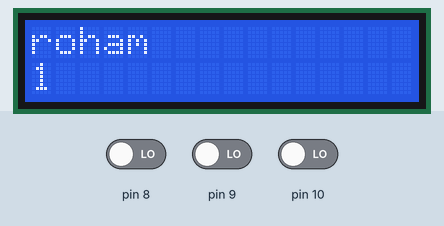
Recording of a sketch running on a simulated Arduino Uno, built with avr-gcc and run on an emulated ATmega328P. On the bench: 16×2 character LCD. Inputs (shaded band) come from the test bench; at power-on: pin 10 LOW, pin 9 LOW, pin 8 LOW.

Above: at 1.6 s.
1.7 s: pin 10 driven HIGH
At 2.8 s:
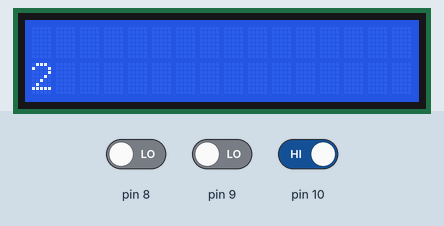
4.7 s: pin 9 driven HIGH
At 4.9 s:
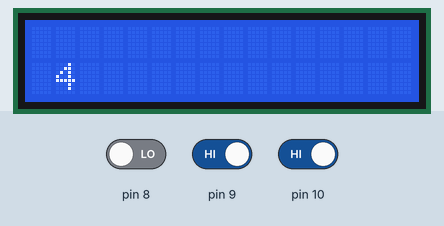
6.2 s: pin 8 driven HIGH
7.8 s: pin 8 driven LOW
At 8.33 s:
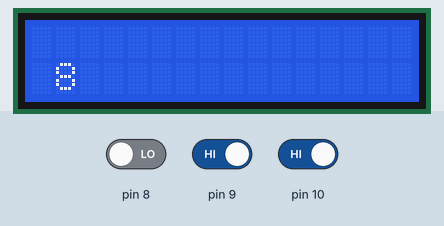
9.4 s: pin 9 driven LOW
At 12.2 s:
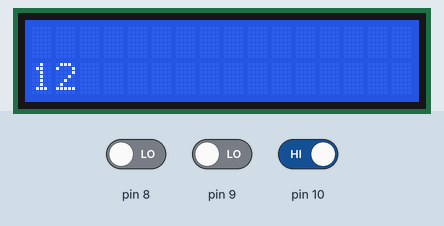
12.4 s: pin 9 driven HIGH
At 12.6 s:
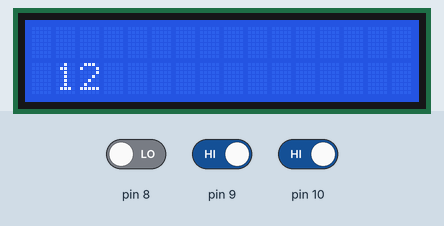
Timing chart, 0 to 14.9 s (numbered marks = the images above; inputs shaded):
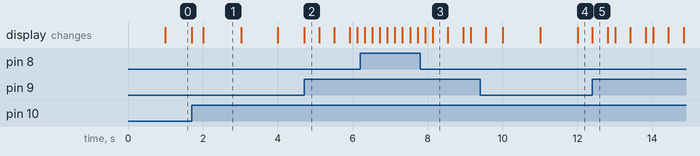

Measured:
- after the input at 1.7 s, the display: first changes at once (image 1 shows a later state)
- what the display in image 1 shows lasts 1.0 s, from 2.0 s to 3.0 s
- what the display in image 2 shows lasts 0.4 s, from 4.7 s to 5.1 s

The sketch:

sketch_oct3.ino
```cpp
 /* LiquidCrystal Library - Hello World

 Demonstrates the use a 16x2 LCD display.  The LiquidCrystal
 library works with all LCD displays that are compatible with the
 Hitachi HD44780 driver. There are many of them out there, and you
 can usually tell them by the 16-pin interface.

 This sketch prints "Hello World!" to the LCD
 and shows the time.

  The circuit:
 * LCD RS pin to digital pin 12
 * LCD Enable pin to digital pin 11
 * LCD D4 pin to digital pin 5
 * LCD D5 pin to digital pin 4
 * LCD D6 pin to digital pin 3
 * LCD D7 pin to digital pin 2
 * LCD R/W pin to ground
 * LCD VSS pin to ground
 * LCD VCC pin to 5V
 * 10K resistor:
 * ends to +5V and ground
 * wiper to LCD VO pin (pin 3)

*/

// include the library code:
#include <LiquidCrystal.h>

// initialize the library by associating any needed LCD interface pin
// with the arduino pin number it is connected to
const int rs = 12, en = 11, d4 = 5, d5 = 4, d6 = 3, d7 = 2;
LiquidCrystal lcd(rs, en, d4, d5, d6, d7);

void setup() {
  // set up the LCD's number of columns and rows:
  lcd.begin(16, 2);
  // Print a message to the LCD.
  lcd.print("roham");
}

void loop() {
  // buttons
  int button1 = digitalRead(8);
  int button2 = digitalRead(9);
  int button3 = digitalRead(10);

  if(button1 == HIGH){
    lcd.scrollDisplayLeft();
    delay(200);
    }
  if(button2 == HIGH){
    lcd.scrollDisplayRight();
    delay(200);
    }
  if (button3 == HIGH){
    lcd.clear();
    }

  // set the cursor to column 0, line 1
  // (note: line 1 is the second row, since counting begins with 0):
  lcd.setCursor(0, 1);
  // print the number of seconds since reset:
  lcd.print(millis() / 1000);
}
```
